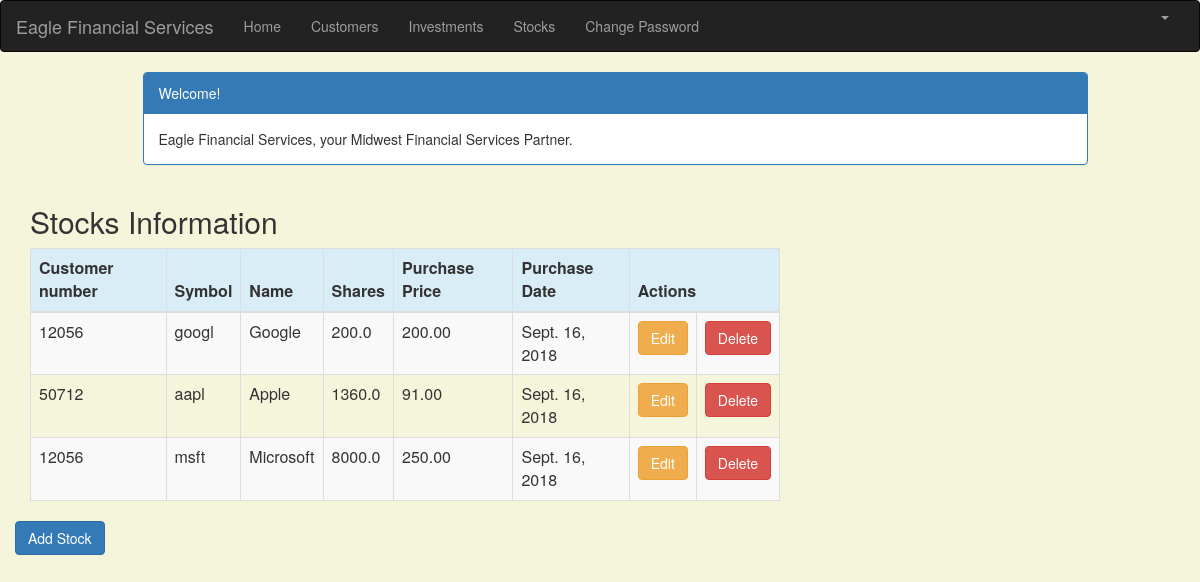
The app's page /stock_list (signed in) with its own data.
### portfolio/models.py (models this page shows, shortened)
class Stock(models.Model):
    customer = models.ForeignKey(Customer, on_delete=models.CASCADE, related_name='stocks')
    symbol = models.CharField(max_length=10)
    name = models.CharField(max_length=50)
    shares = models.DecimalField(max_digits=10, decimal_places=1)
    purchase_price = models.DecimalField(max_digits=10, decimal_places=2)
    purchase_date = models.DateField(default=timezone.now,blank=True,null=True)

class Customer(models.Model):
    name = models.CharField(max_length=50)
    address = models.CharField(max_length=200)
    cust_number = models.IntegerField(blank=False,null=False)
    city = models.CharField(max_length=50)
    state = models.CharField(max_length=50)
    zipcode = models.CharField(max_length=10)
    email = models.EmailField(max_length=200)
    cell_phone = models.CharField(max_length=50)
    created_date = models.DateTimeField(default=timezone.now())
    updated_date = models.DateTimeField(auto_now_add=True)
    def __str__(self):
        return str(self.cust_number)

### portfolio/views.py (the view)
# urls.py: path('stock_list', views.stock_list, name='stock_list'),
@login_required
def stock_list(request):
    stocks = Stock.objects.filter(purchase_date__lte=timezone.now())
    return render(request, 'portfolio/stock_list.html',{'stocks': stocks})

### portfolio/templates/portfolio/stock_list.html (shortened to what this page needs)
{% extends 'portfolio/base.html' %}
{% block content %}
    <html>
    <head>
        <link rel="stylesheet" href="https://maxcdn.bootstrapcdn.com/bootstrap/3.3.4/css/bootstrap.min.css">
    </head>
    <body>
    <div class="container">
        <div class="row">
            <div class="col-md-10 col-md-offset-1">
                <div class="panel panel-primary">
                    <div class="panel-heading">Welcome!</div>
                    <div class="panel-body">
                        Eagle Financial Services, your Midwest Financial Services Partner.
                    </div>
                </div>
            </div>
        </div>
    </div>
    <div class="row">
        <h2 style="padding-left: 15Px">Stocks Information</h2>
    </div>
    <div>
        <table class="table table-striped table-bordered table-hover">
            <thead>
            <tr class="bg-info">
                <th>Customer number</th>
                <th>Symbol</th>
                <th>Name</th>
                <th>Shares</th>
                <th>Purchase Price</th>
                <th>Purchase Date</th>
                <th colspan="3">Actions</th>
            </tr>
            </thead>
            <tbody>
            {% for stock in stocks %}
                <tr>
                    <td>{{ stock.customer }}</td>
                    <td>{{ stock.symbol }}</td>
                    <td>{{ stock.name }}</td>
                    <td>{{ stock.shares }}</td>
                    <td>{{ stock.purchase_price }}</td>
                    <td>{{ stock.purchase_date }}</td>
                    <td><a href="{% url 'portfolio:stock_edit' pk=stock.pk %}"
                           class="btn btn-warning">Edit</a></td>
                    <td><a href="{% url 'portfolio:stock_delete' pk=stock.pk %}" onclick="return confirm('Are you sure you want to delete?')"
                           class="btn btn-danger">Delete</a>
                    </td>
                </tr>
            {% endfor %}
            </tbody>
        </table>
     <div class="row">
            <a href="{% url 'portfolio:stock_new' %}" class="row"><span
                    class="btn btn-primary">Add Stock</span></a>
        </div>
    </div>
    </body>
    </html>
{% endblock %}

### portfolio/templates/portfolio/stock_list.html (style rules this page uses)
body { background-color: beige; }

### records on screen
Stock: customer "12056", symbol "googl", name "Google", shares "200.0", purchase_price "200.00", purchase_date "Sept. 16, 2018"
Stock: customer "50712", symbol "aapl", name "Apple", shares "1360.0", purchase_price "91.00", purchase_date "Sept. 16, 2018"
Stock: customer "12056", symbol "msft", name "Microsoft", shares "8000.0", purchase_price "250.00", purchase_date "Sept. 16, 2018"
